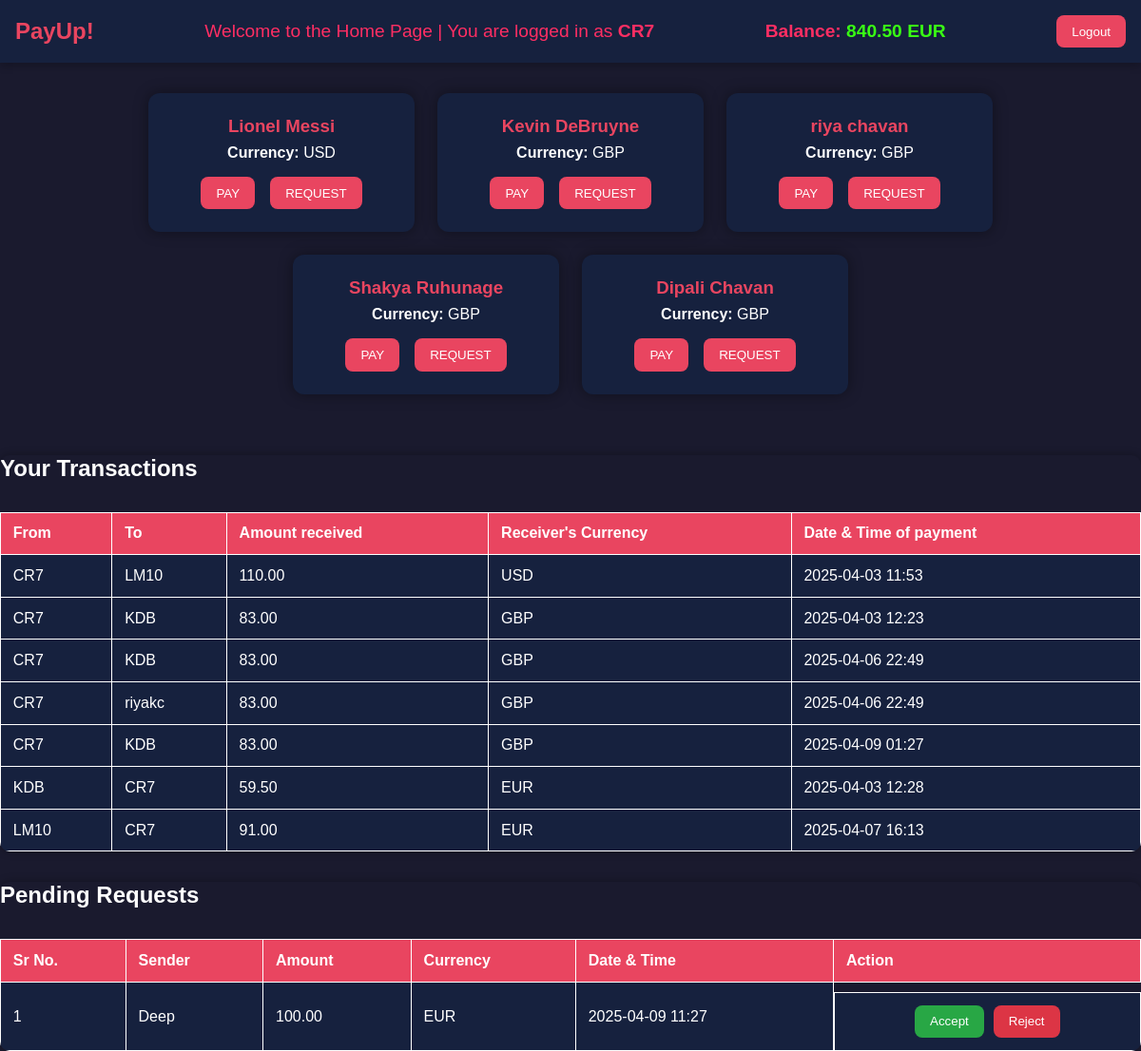
/webapps2025/home/ (signed in), run on an earlier commit of the app's database.
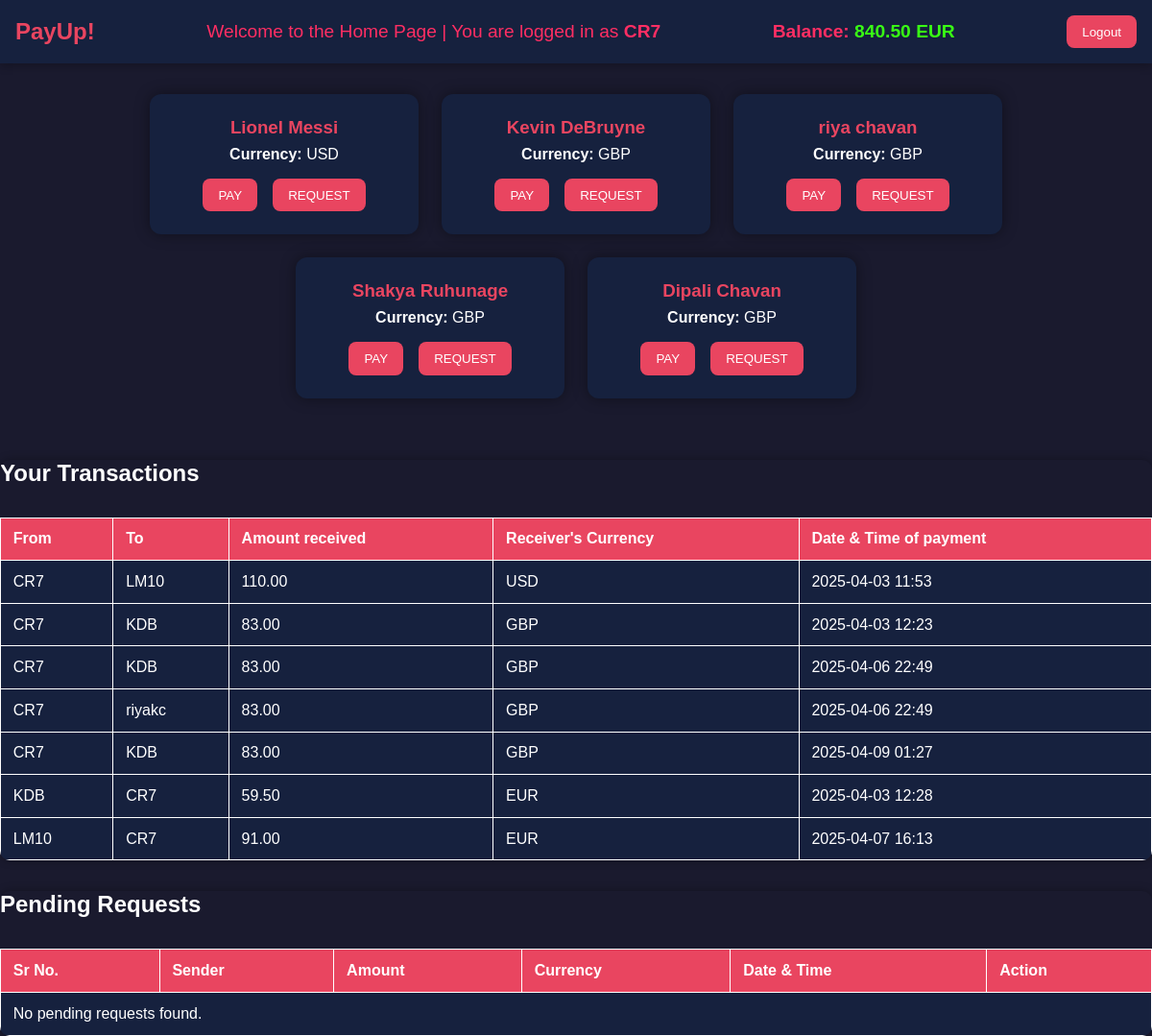
And on a later commit of the database.
### register/models.py (models this page shows, shortened)
class UserDetails(models.Model):
    user = models.OneToOneField(User, on_delete=models.CASCADE)
    currency = models.CharField(max_length=3, choices=CURRENCY_CHOICES, default='GBP')
    balance = models.DecimalField(max_digits=10, decimal_places=2, default=1000.00)

### payapp/models.py (models this page shows, shortened)
class Transaction(models.Model):
    sender = models.ForeignKey(settings.AUTH_USER_MODEL, on_delete=models.CASCADE, related_name='sent_transactions')
    receiver = models.ForeignKey(settings.AUTH_USER_MODEL, on_delete=models.CASCADE, related_name='received_transactions')
    amount = models.DecimalField(max_digits=10, decimal_places=2)
    currency = models.CharField(max_length=3, choices=[("GBP", "GBP"), ("USD", "USD"), ("EUR", "EUR")],  default='GBP')
    timestamp = models.DateTimeField(auto_now_add=True)

class PaymentRequest(models.Model):
    sender = models.ForeignKey(settings.AUTH_USER_MODEL, on_delete=models.CASCADE, related_name='sent_payment_requests')
    receiver = models.ForeignKey(settings.AUTH_USER_MODEL, on_delete=models.CASCADE, related_name='received_payment_requests')
    amount = models.DecimalField(max_digits=10, decimal_places=2)
    currency = models.CharField(max_length=3, choices=[("GBP", "GBP"), ("USD", "USD"), ("EUR", "EUR")], default='GBP')
    status = models.CharField(max_length=10, choices=[('pending', 'Pending'), ('accepted', 'Accepted'), ('rejected', 'Rejected')], default='pending')
    timestamp = models.DateTimeField(auto_now_add=True)
    is_read = models.BooleanField(default=False)
    def __str__(self):
        try:
            return f"{self.sender.username} → {self.receiver.username} ({self.amount} {self.currency})"
        except Exception as e:
            return f"PaymentRequest({self.pk}) - str error: {e}"

### payapp/views.py (the view)
# urls.py: path('', views.home, name='home'),
@login_required(login_url='/webapps2025/login/')
def home(request):
    users = UserDetails.objects.select_related('user').filter(
        user__is_superuser=False
    ).exclude(user=request.user)
    user_details = UserDetails.objects.get(user=request.user)
    transactions = Transaction.objects.filter(
        sender=request.user
    ) | Transaction.objects.filter(
        receiver=request.user
    )
    print("Logged-in user ID:", request.user.id)
    pending_requests = PaymentRequest.objects.filter(
        receiver=request.user, status='pending', is_read=False
    )
    print("Pending requests:", pending_requests)
    return render(request, 'payapp/home.html', {
        'users': users,
        'user_balance': user_details.balance,
        'user_currency': user_details.currency,
        'transactions': transactions,
        'pending_requests': pending_requests,
    })

### templates/payapp/home.html (shortened to what this page needs)
<!DOCTYPE html>
<html lang="en">
<head>
</head>
<body>
    <div class="navbar">
        <div class="brand">PayUp!</div>
        <div class="nav-text">
            Welcome to the Home Page | You are logged in as <strong>{{ request.user.username }}</strong>
        </div>
        <div class="nav-text">
            <strong>Balance: <span style="color: #39ff14;">{{ user_balance }} {{ user_currency }}</span></strong>
        </div>
        <a href="{% url 'logout' %}">
            <button class="logout-btn">Logout</button>
        </a>
    </div>
    <div class="users-container">
        {% for user_detail in users %}
        <div class="user-card">
            <h3>{{ user_detail.user.first_name }} {{ user_detail.user.last_name }}</h3>
            <p><strong>Currency:</strong> {{ user_detail.currency }}</p>
            <div class="buttons">
                <a href="{% url 'make_payment' user_detail.user.id %}">
                    <button class="pay-btn">PAY</button> </a>
                <a href="{% url 'request_payment' user_detail.user.id %}">
                    <button class="request-btn">REQUEST</button> </a>
            </div>
        </div>
        {% empty %}
        <p>No users found.</p>
        {% endfor %}
    </div>
<div class="transaction-table">
    <h2>Your Transactions</h2>
    <table>
        <thead>
            <tr>
                <th>From</th>
                <th>To</th>
                <th>Amount received </th>
                <th>Receiver's Currency</th>
                <th>Date & Time of payment</th>
            </tr>
        </thead>
        <tbody>
            {% for transaction in transactions %}
            <tr>
                <td>{{ transaction.sender.username }}</td>
                <td>{{ transaction.receiver.username }}</td>
                <td>{{ transaction.amount }}</td>
                <td>{{ transaction.currency }}</td>
                <td>{{ transaction.timestamp|date:"Y-m-d H:i" }}</td>
            </tr>
            {% empty %}
            <tr>
                <td colspan="5">No transactions found.</td>
            </tr>
            {% endfor %}
        </tbody>
    </table>
</div>
<div class="transaction-table">
    <h2>Pending Requests</h2>
    <table>
        <thead>
            <tr>
                <th>Sr No.</th>
                <th>Sender</th>
                <th>Amount</th>
                <th>Currency</th>
                <th>Date & Time</th>
                <th>Action</th>
            </tr>
        </thead>
        <tbody>
            {% for request in pending_requests %}
            <tr>
                <td>{{ forloop.counter }}</td>
                <td>{{ request.sender.username }}</td>
                <td>{{ request.amount }}</td>
                <td>{{ request.currency }}</td>
                <td>{{ request.timestamp|date:"Y-m-d H:i" }}</td>
                <td class="buttons">
                    <form method="post" action="{% url 'accept_request' request.id %}">
                        <button type="submit" class="accept-btn">Accept</button>
                    </form>
                    <form method="post" action="{% url 'reject_request' request.id %}">
                        <button type="submit" class="reject-btn">Reject</button>
                    </form>
                </td>
            </tr>
            {% empty %}
            <tr>
                <td colspan="6">No pending requests found.</td>
            </tr>
            {% endfor %}
        </tbody>
    </table>
</div>
</body>
</html>

What changed in the data, as far as the page shows it:
no longer on this page (row edited): PaymentRequest: sender.username "Deep", amount "100.00", currency "EUR", timestamp "2025-04-09 11:27"
Also different on the page:
text now shown: "No pending requests found."
